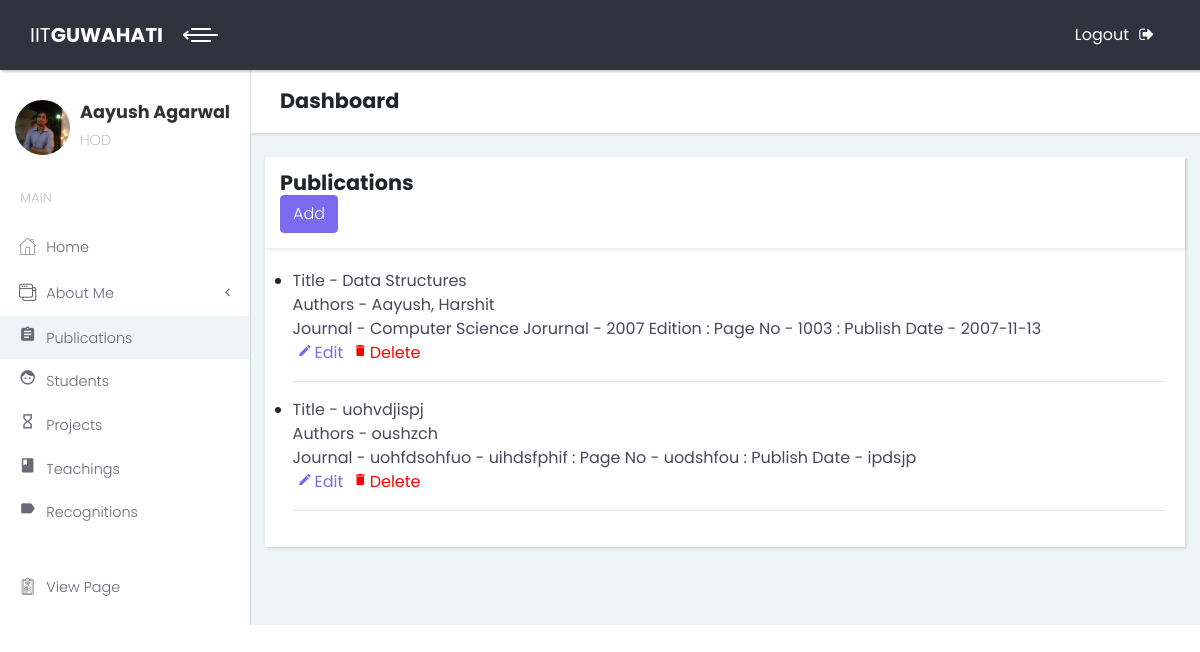
Before: /test/publication/ (signed in) with the older database file.
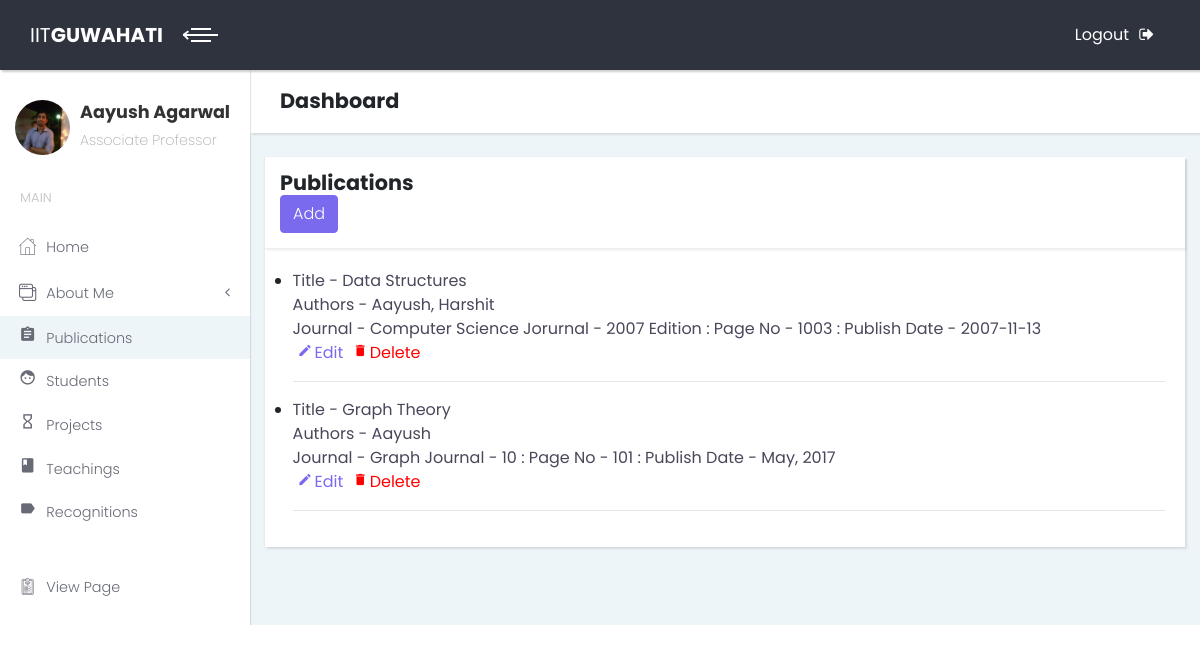
After: the same page with the newer database file.
### details/models.py (models this page shows, shortened)
class ProfileDetails(models.Model):
    username = models.OneToOneField(User, on_delete=models.CASCADE, primary_key=True)
    name = models.CharField(max_length=255)
    designation = models.CharField(max_length=255)
    department = models.CharField(max_length=128)
    institute = models.CharField(max_length=255)
    office = models.CharField(max_length=255)
    email = models.EmailField()
    phone = models.IntegerField()
    date_of_birth = models.DateField()
    research_interest = models.TextField()
    profile_pic = models.ImageField(upload_to='photos/', blank=True, null=True)
    profile_page = models.CharField(blank=True, max_length=1000)

class PublicationDetails(models.Model):
    username = models.ForeignKey(User, on_delete=models.CASCADE)
    Authors = models.CharField(max_length=255)
    title=models.CharField(max_length=255)
    journal = models.CharField(max_length=255)
    journal_volume = models.CharField(max_length=255)
    page_no = models.CharField(max_length=255)
    publish_date = models.CharField(max_length=255)

### details/views.py (the view)
@login_required
def Publication(request):
    user_name = request.user.username
    try:
        users = PublicationDetails.objects.filter(username__username=user_name)
    except ObjectDoesNotExist:
        return redirect('/test/publication/create')
    try:
        profile = ProfileDetails.objects.get(username__username=request.user.username)
    except ProfileDetails.DoesNotExist:
        profile=None
    context={
        'users':users,
        'profile':profile,
    }
    return render(request, 'publication.html', context)

### details/templates/publication.html (shortened to what this page needs)
{% extends "dashboard.html" %}
{% block name %}
<h2><span style="padding-right: 840px">Publications</span>
  <a href = "{% url 'details:publication' %}add" style="">
    <button type="button" class="btn btn-primary" name="button">Add</button>
  </a>
</h2>
{% endblock %}
{% block content %}
<ul>
{% for sub in users %}
  <li>
    <div id="list">Title - {{sub.title}}<br>Authors - {{sub.Authors}}<br>Journal - {{sub.journal}} - {{sub.journal_volume}} : Page No - {{sub.page_no}} : Publish Date - {{sub.publish_date}}</div>
    <a href="{% url 'details:publication_edit' pk=sub.pk %}">
    <i class="material-icons" id="icon">mode_edit</i>Edit
    </a>
    <a href="{% url 'details:publication_delete' pk=sub.pk %} " style="color:red">
      <i class="material-icons" id="icon">delete</i>Delete
    </a>
    <hr>
  </li>
{% endfor %}
</ul>
{% endblock %}

### templates/dashboard.html (shortened to what this page needs)
<!DOCTYPE html>
{% load staticfiles %}
<html>
<head>
  <link rel="stylesheet" href="{% static "vendor/bootstrap/css/bootstrap.min.css" %}">
  <link rel="stylesheet" href="{% static "css/fontastic.css" %}">
  <link rel="stylesheet" href="{% static "vendor/font-awesome/css/font-awesome.min.css" %}">
  <link rel="stylesheet" href="{% static "css/style.default.css" %}" id="theme-stylesheet">
  <link rel="stylesheet" href="{% static "css/custom.css" %}">
  <link href="http://maxcdn.bootstrapcdn.com/font-awesome/latest/css/font-awesome.min.css" rel="stylesheet">
</head>
  <body>
    <div class="page home-page">
      <header class="header">
        <nav class="navbar">
          <div class="container-fluid">
            <div class="navbar-holder d-flex align-items-center justify-content-between">
              <div class="navbar-header">
                <a href="#" class="navbar-brand">
                  <div class="brand-text brand-big"><span>IIT</span><strong>GUWAHATI</strong></div>
                  <div class="brand-text brand-small"><strong>IITG</strong></div></a>
                <a id="toggle-btn" href="#" class="menu-btn active"><span></span><span></span><span></span></a>
              </div>
              <ul class="nav-menu list-unstyled d-flex flex-md-row align-items-md-center">
                <li class="nav-item"><a href="/users/logout" class="nav-link logout">Logout<i class="fa fa-sign-out"></i></a></li>
              </ul>
            </div>
          </div>
        </nav>
      </header>
      <div class="page-content d-flex align-items-stretch">
        <nav class="side-navbar">
          <div class="sidebar-header d-flex align-items-center">
            <div class="avatar"><img src="{{ profile.profile_pic.url }}" alt="" class="img-fluid rounded-circle"></div>
            <div class="title">
              <h1 class="h4">{{user.first_name}} {{user.last_name}}</h1>
              <p>{{profile.designation}}</p>
            </div>
          </div>
          <span class="heading">Main</span>
          <ul class="list-unstyled">
            <li class="active" id="home"> <a href="/test"><i class="icon-home"></i>Home</a></li>
            <li><a href="#dashvariants" aria-expanded="false" data-toggle="collapse"> <i class="icon-interface-windows"></i>About Me</a>
            </li>
            <li id="pub"> <a href="{% url 'details:publication' %}"><i class="material-icons">assignment</i>Publications</a></li>
            <li id="stud"> <a href="{% url 'details:students'%}"><i class="material-icons">face</i>Students</a></li>
            <li id="proj"> <a href="{% url 'details:project'%}"><i class="material-icons">hourglass_empty</i>Projects</a></li>
            <li id="teach"> <a href="{% url 'details:teaching'%}"><i <i class="material-icons">class</i>Teachings</a></li>
            <li id="recog"> <a href="{% url 'details:recognition'%}"><i class="material-icons">label</i>Recognitions</a></li>
          </ul>
            <ul class="list-unstyled">
            <li id="gen"> <a href="/profile/{{user.username}}" target='_blank'> <i class="icon-padnote"></i>View Page</a></li>
          </ul>
        </nav>
        <div class="content-inner">
          <header class="page-header">
            <div class="container-fluid">
              <h2 class="no-margin-bottom">Dashboard</h2>
            </div>
          </header>
          <br>
          <div class="col-lg-12">
            <div class="card">
              <div class="card-header d-flex align-items-center">
                {% block name %}
                {% endblock %}
              </div>
            <div class="card-body" style="padding-left:3%">
              {% block content %}
              {% endblock %}
            </div>
            </div>
          </div>
         </div>
      </div>
    </div>
  </body>
</html>

Changed rows visible on the page:
removed PublicationDetails: title "uohvdjispj", Authors "oushzch", journal "uohfdsohfuo", journal_volume "uihdsfphif", page_no "uodshfou", publish_date "ipdsjp"
changed ProfileDetails: designation "HOD" → "Associate Professor"
added PublicationDetails: title "Graph Theory", Authors "Aayush", journal "Graph Journal", journal_volume "10", page_no "101", publish_date "May, 2017"
